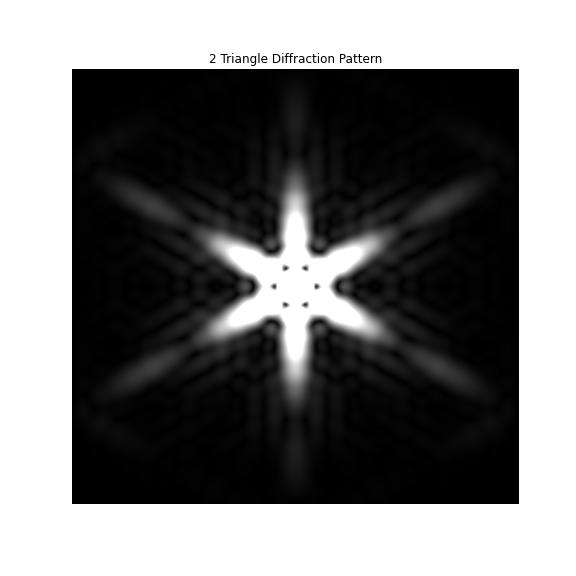
#> input picture 2_triangle_diffraction.jpg, 576 x 576 px
$ jupyter execute --allow-errors Intensity_Analysis_Double_Triangle_Aligned.ipynb   (older library calls are emulated)
#> lines starting #> are read from the running program, lines starting #| are printed output that depends on the picture
[cell 1]
import cv2
import numpy as np
import matplotlib.pyplot as plt

# Load your image
image_path = './double_triangle.png'
image = cv2.imread(image_path)

# Convert to grayscale
#> (the rest of this cell did not finish here and is left out)

#> (a cell that did not finish here is left out)

[cell 3]
# # Define ROI coordinates (x, y, width, height)
# x, y, w, h = 2000, 2500, 1000, 1000  # Modify these values based on your image
# roi = gray_image[y:y+h, x:x+w]

# Define the size of your ROI
roi_width, roi_height = 362, 345  # Change this to your desired ROI size

# Calculate the top left corner of the ROI so that the brightest point is at the center
#> (the rest of this cell did not finish here and is left out)

[cell 4]
# Visualize the 2D intensity profile using a black and white colormap
plt.figure(figsize=(10, 8))  # Adjust size based on your display preferences
#> (the rest of this cell did not finish here and is left out)

[cell 5]
plt.figure(figsize=(8, 6))
#> (the rest of this cell did not finish here and is left out)

#> (a cell that did not finish here is left out)

[cell 7]
import cv2
import numpy as np
import matplotlib.pyplot as plt

# Load your image
diffraction_image_path = '../2_triangle_diffraction.jpg'
diffraction_image = cv2.imread(diffraction_image_path)[96:712, 100:720]
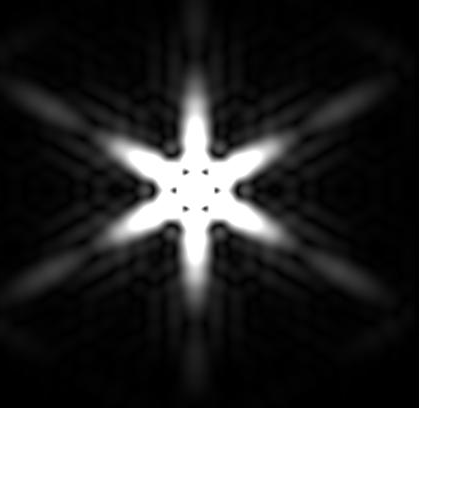
#> diffraction_image: shape (480, 476, 3); min 0, max 255, mean 85.7

# Convert to grayscale
gray_diffraction_image= cv2.cvtColor(diffraction_image, cv2.COLOR_BGR2GRAY)

[cell 8]
plt.figure(figsize=(8, 6))
plt.imshow(gray_diffraction_image, cmap='gray', interpolation='nearest')
plt.colorbar()
plt.title('ROI Centered at the Brightest Point')
plt.xlabel('X position')
plt.ylabel('Y position')
plt.show()
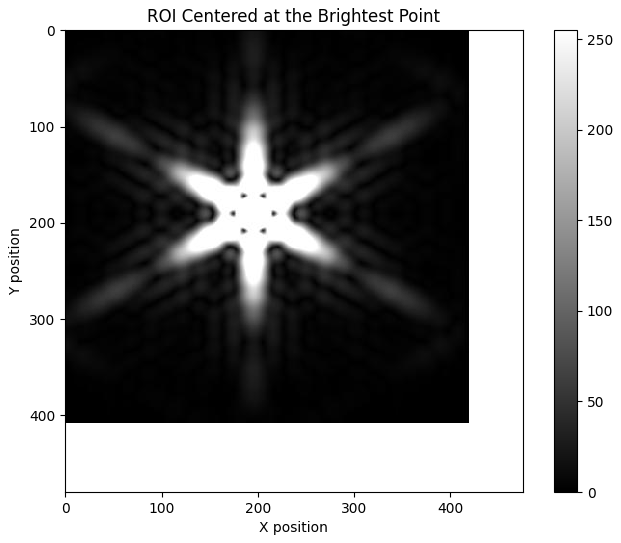
#> figure drawn by matplotlib, 2 panels
